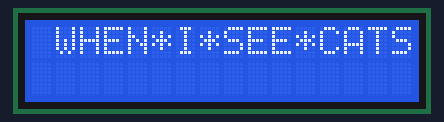
Simulated run of this program. Board: Raspberry Pi Pico running MicroPython. On the bench: 16×2 character LCD. Library files of the repository ran but are not shown: lcd1602.py.

Above: at 0.2 s.
At 3.1 s:
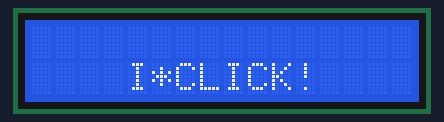
At 6.4 s:
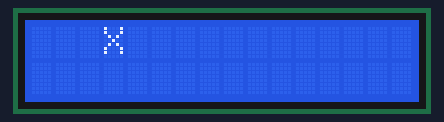
At 6.8 s:
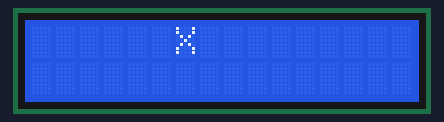
At 7.53 s:
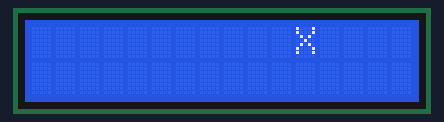
At 8.22 s:
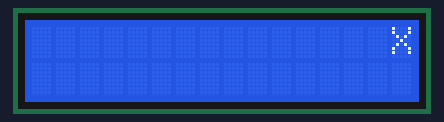

Measured:
- by itself, everything shown: repeats every 8.3 s, in 28 steps
- what the display in image 0 shows lasts 2.9 s, from 0.1 s to 3.0 s
- what the display in image 1 shows lasts 3.0 s, from 3.1 s to 6.1 s

The program:

lcd_player.py
```python
from lcd1602 import LCD
import utime

while True:

    lcd = LCD()
    string = " WHEN*I*SEE*CATS\n"
    lcd.message(string)
    utime.sleep(2.9)
    lcd.clear()
    string = "  \n    I*CLICK!"
    lcd.message(string)
    utime.sleep(2.99)
    lcd.clear()


    string = "X"

    while True:

        if len(string) < 16:
            string = " "+string
            lcd.message(string)
            utime.sleep(0.1)
            lcd.clear()


        else:
            break
```
